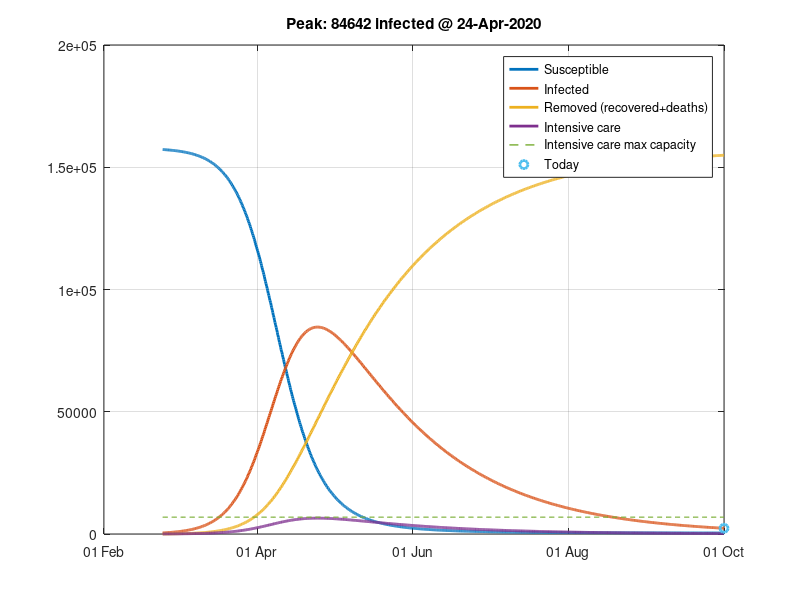
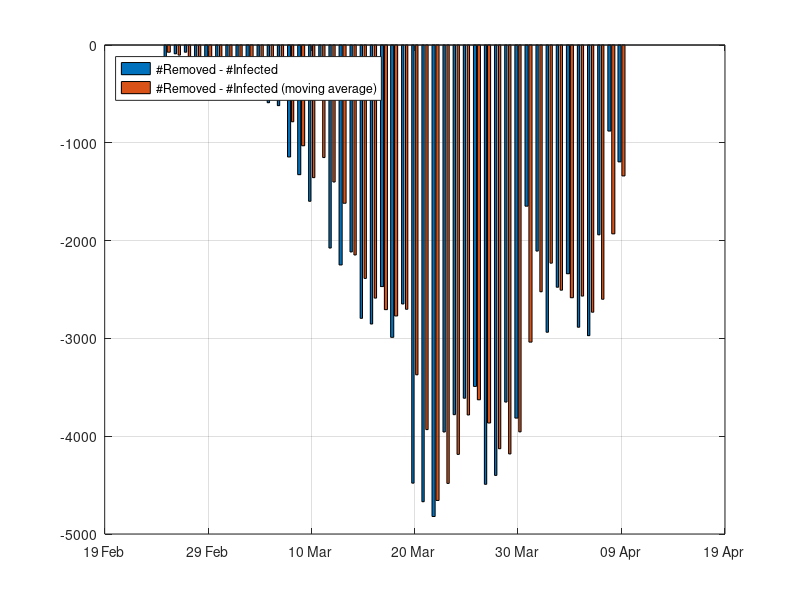
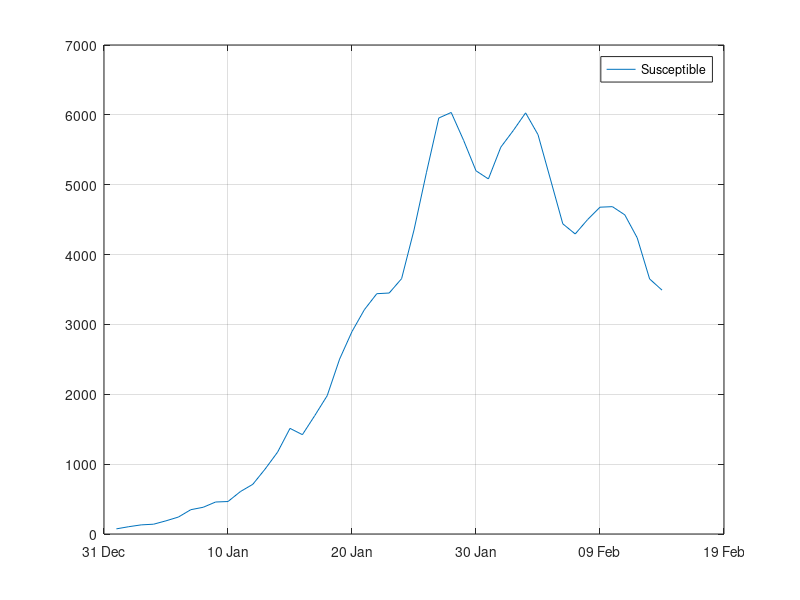
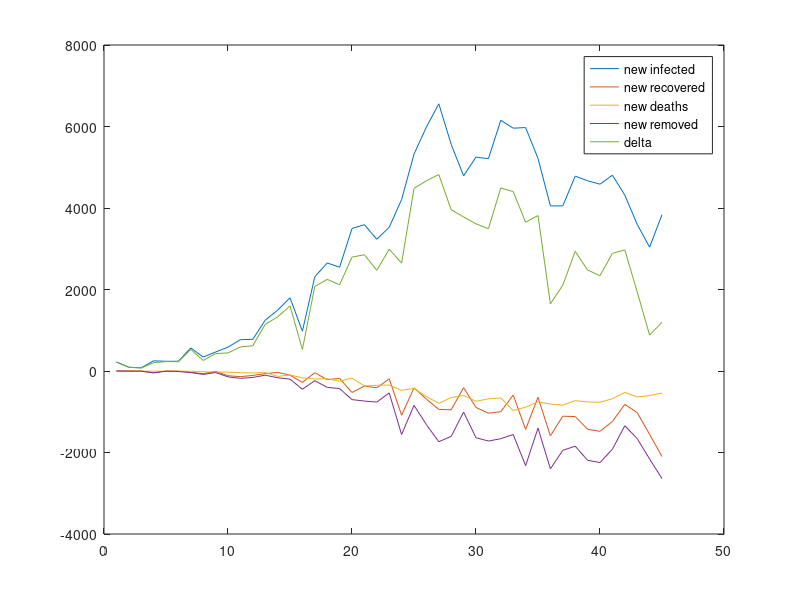

MATLAB code for these plots, in order:
pkg load optim
clear ;
%%close all;
clc;
more off;

global beta gamma start_date;

function xdot = f (x,t)
  r = 0.25;
  k = 1.4;
  a = 1.5;
  b = 0.16;
  c = 0.9;
  d = 0.8;
  xdot(1) = r * x(1) * (1 - x(1)/k) - a*x(1)*x(2)/(1 + b*x(1));
  xdot(2) = c*a*x(1)*x(2)/(1 + b*x(1)) - d*x(2);     
endfunction

function xdot = sir(x,t)
  global beta gamma start_date;
  N = x(1)+x(2)+x(3);
  b_beta = 1 * beta/N;
  %%if (t - start_date>30) b_beta = b_beta * 0.7; endif
  
  %% S
  xdot(1) = - b_beta* x(2) * x(1);

  %% I
  xdot(2) = (b_beta * x(2) * x(1)) - gamma * x(2);

  %% R
  xdot(3) = gamma * x(2);
endfunction

function y = ddt(x,x0)
  y=[x0;x(2:length(x)) - x(1:length(x)-1)];
endfunction

function y = theta(X,yy)
  y= (pinv(X'*X))*X'*yy;
endfunction

function y = mm(x,w)
  y=filter(ones(w,1)/w, 1, x);
endfunction

data_orig = dlmread("data/dpc-covid19-ita-andamento-nazionale.csv", ',');
#{
1 ricoverati_con_sintomi
2 terapia_intensiva
3 totale_ospedalizzati
4 isolamento_domiciliare
5 totale_positivi
6 variazione_totale_positivi
7 nuovi_positivi
8 dimessi_guariti
9 deceduti
10 totale_casi
11 tamponi

#}

days_back=0;
%%data = data_orig(1:size(data_orig)(1)-days_back,1:size(data_orig)(2));
data = data_orig(1:end-days_back,1:end);

%% guestimate beta (not rigorous)
x_it = [1:length(data)]';
y_it = data(:,10);
%%I = @(x,p) p(1) ./ (1+exp(-p(2)*(x-p(3)))); init_I=[0,0,0];
I = @(x,p) p(4) + p(1) ./ (1+exp(-p(2)*(x-p(3)))); init_I=[0,0.1,10,0];
[f_it, p_it, cvg_it, iter_it] = leasqr (x_it, y_it, init_I, I);
beta = p_it(2);
S0=p_it(1);

%% estimate gamma = (dR/dt) / I
%% in SIR model, deaths are considered in the "R" state.
recovered=data(:,8);
deaths=data(:,9);
removed=recovered+deaths;
%%drdt=[0;removed(2:length(removed)) - removed(1:length(removed)-1)];
drdt = ddt(removed,0);
infected=data(:,5);
gamma=theta(infected,drdt);

didt=data(:,7);

%% estimate intense therapy / infected ratio
tins=data(:,2);
ti_ratio=mean(tins ./ infected);

%%https://www.truenumbers.it/coronavirus-terapia-intensiva/
intense_care_spots = 6864;

start_date = datenum (2020, 2, 24);
num_days = 100;

t = linspace (0, 220, 1000)'; t=t+start_date;
x = lsode ("sir", [S0; 450; 0], t);

current_timestamp=datenum(datevec(date()));

II=[t,[-1000;diff(x(:,2))]];
[m1,row_peak] = min(min(abs(II),[],2));
[m2,row_today]=min(min([abs(t-current_timestamp)],[],2));

figure(1);
plot(
%%semilogy(
  t,x,'linewidth',2
  ,t,x(:,2) * ti_ratio,'linewidth',2
  ,t,ones(length(t),1)*intense_care_spots,'--','linewidth',1
  ,t(row_today),x(row_today:row_today,2),'o','linewidth',2
  
  %%,x_it,y_it,'o'
  %%,t,I(t,p_it)
  %%,t, x(:,2) + x(:,3)
  );
  legend ({"Susceptible","Infected","Removed (recovered+deaths)","Intensive care","Intensive care max capacity","Today"}, "location", "northeast");
 set (gca, "xgrid", "on");
 set (gca, "ygrid", "on");
%% strtitle=["Peak: " str(10) "infected, @ " datestr(t(row),'dd-mmm-yyyy')];
 %%xlabel();
 title(sprintf("Peak: %d infected @ %s",round(x(row_peak:row_peak,2)),datestr(t(row_peak),'dd-mmm-yyyy')));
 datetick ("x", "dd mmm");

figure(2);
  tt = [1:length(drdt)]+start_date;
  delta = drdt-didt;
  w=3; deltamm=filter(ones(w,1)/w, 1, delta);
  bar(tt,[delta, deltamm]);
  legend ({"#Removed - #Infected","#Removed - #Infected (moving average)"}, "location", "northwest");
  datetick ("x", "dd mmm");
  set (gca, "xgrid", "on");
  set (gca, "ygrid", "on");
 
figure(3);
plot(
%%semilogy(
  %%t,ddt(x(:,2),0)
  x_it,filter(ones(3,1)/3, 1, didt)
  );
  legend ({"Susceptible","Infected","Removed (recovered+deaths)","Intensive care","Intensive care max capacity","Today"}, "location", "northeast");
 set (gca, "xgrid", "on");
 set (gca, "ygrid", "on");
 datetick ("x", "dd mmm");
 
figure(4);
 status = [didt,-ddt(recovered,0),-ddt(deaths,0),-drdt,didt-drdt]
 plot([1:length(didt)],status);
 legend ({"new infected","new recovered","new deaths","new removed","delta"}, "location", "northeast");

 